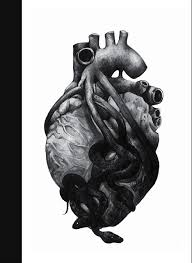
#> input picture heart-darkness-example.jpeg, 192 x 263 px
$ python script.py
#> lines starting #> are read from the running program, lines starting #| are printed output that depends on the picture
#> the answer given: heart-darkness-example.jpeg
from PIL import Image

def convert_to_ascii(image_path, width=100):
    """
    Convert an image to ASCII art
    """
#> called with image_path = 'heart-darkness-example.jpeg', width = 100
    # Open image and convert to grayscale
    try:
        img = Image.open(image_path)
#> img is the input picture: PIL image 192x263 RGB; mean R, G, B 164.3, 164.4, 165.1
        img = img.convert('L')  # Convert to grayscale
#> img: PIL image 192x263 L
    except:
        return "Error: Could not open image file"

    # Calculate new dimensions while maintaining aspect ratio
    aspect_ratio = img.height / img.width
#> aspect_ratio = 1.37
    height = int(aspect_ratio * width * 0.55)  # 0.55 compensates for terminal character spacing
#> height = 75

    # Resize image
    img = img.resize((width, height))
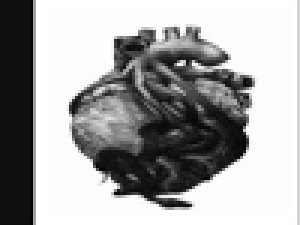
#> img: PIL image 100x75 L (shown 3 times larger); min 3, max 255, mean 164.3

    # ASCII characters from darkest to lightest
    ascii_chars = '@%#*+=-:. '

    # Convert pixels to ASCII
    pixels = img.getdata()
    ascii_str = ''
    for i, pixel in enumerate(pixels):
        # Map pixel to ASCII character
        ascii_str += ascii_chars[pixel//32]  # 256/8 = 32 levels

        # Add newline after each row
        if (i + 1) % width == 0:
            ascii_str += '\n'
#> this loop made 7500 passes
#> (pixel, ascii_str) on passes 1 to 3: (16, '@'), (16, '@@'), (16, '@@@')

    return ascii_str

def main():
    # Get image path from user
    image_path = input("Enter the path to your image: ")

    # Convert image to ASCII
    ascii_art = convert_to_ascii(image_path)

    # Print ASCII art
    print(ascii_art)

    # Save ASCII art to file
    with open('ascii_art.txt', 'w') as f:
        f.write(ascii_art)
    print("ASCII art has been saved to 'ascii_art.txt'")

if __name__ == "__main__":
    main()

$ run again, on hrt-drkness-ex3.jpeg
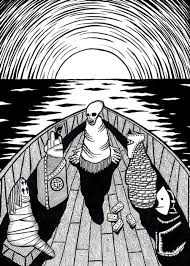
#> input picture hrt-drkness-ex3.jpeg, 190 x 266 px
#> in convert_to_ascii, img is the input picture: PIL image 190x266 RGB; mean R, G, B 144.8, 144.8, 144.9
#> in convert_to_ascii, `img = img.resize((width, height))`:
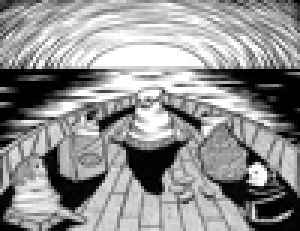
#> img: PIL image 100x77 L (shown 3 times larger); min 0, max 255, mean 144.7
#> the loop in convert_to_ascii, `for i, pixel in enumerate(pixels):` made 7700 passes
#> (pixel, ascii_str) on passes 1 to 3: (78, '#'), (69, '##'), (39, '##%')
